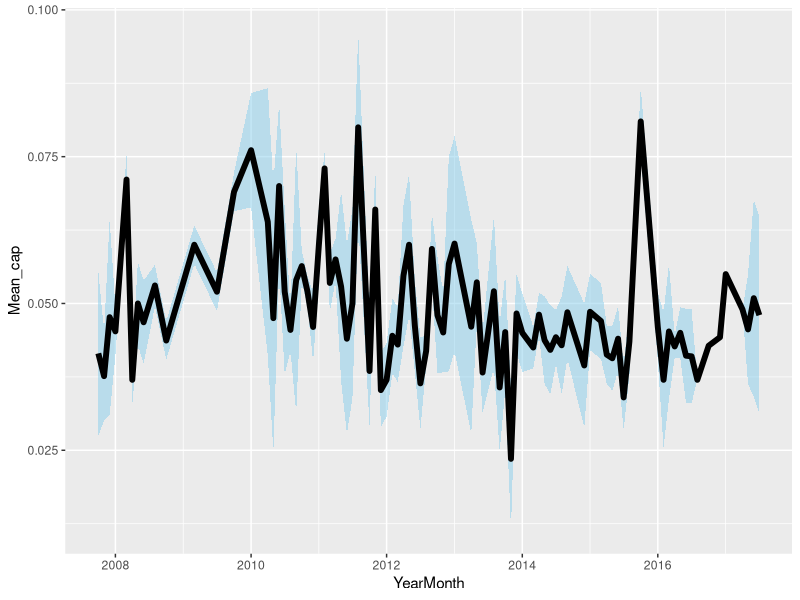
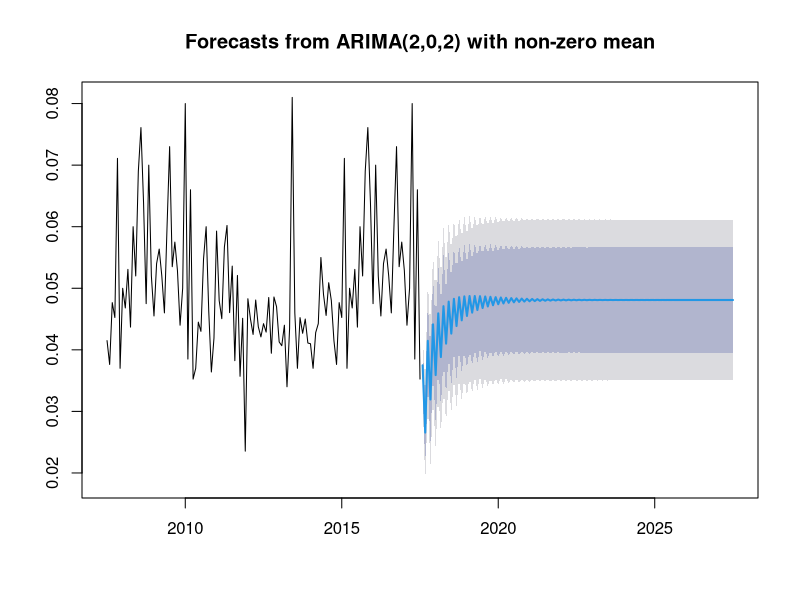
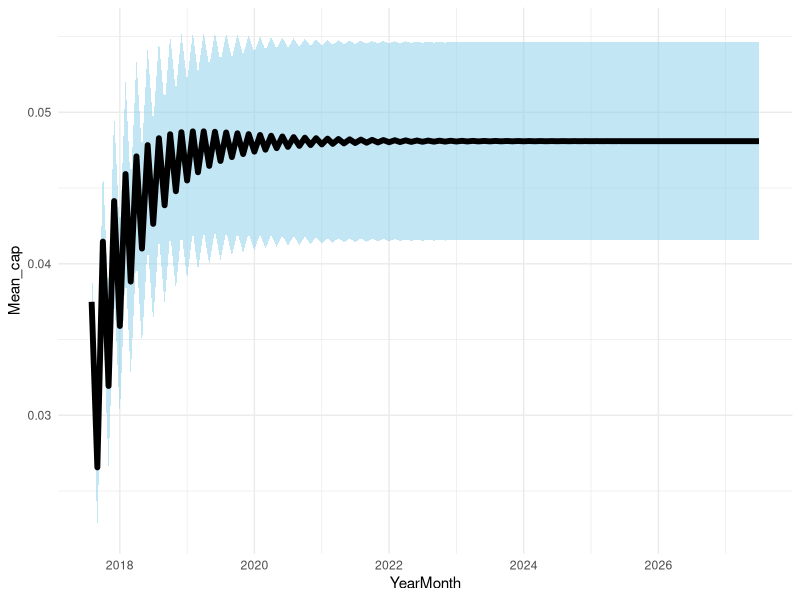
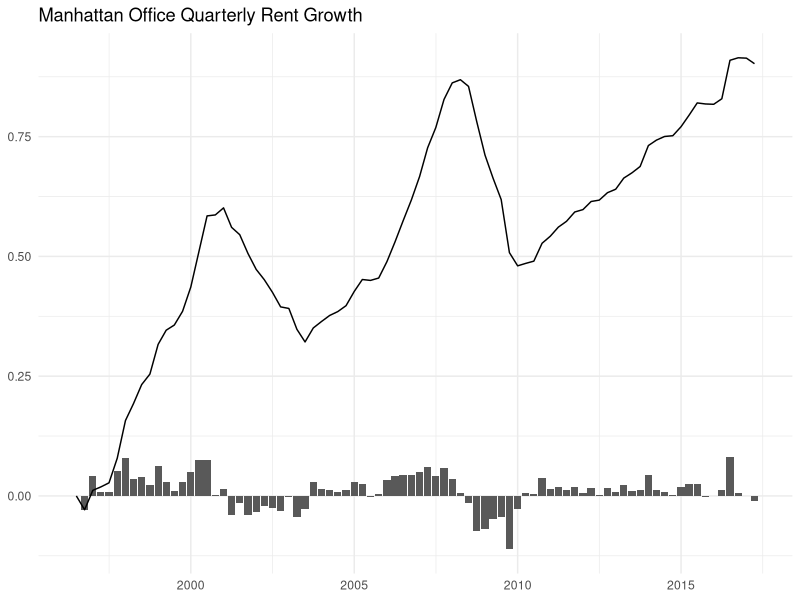
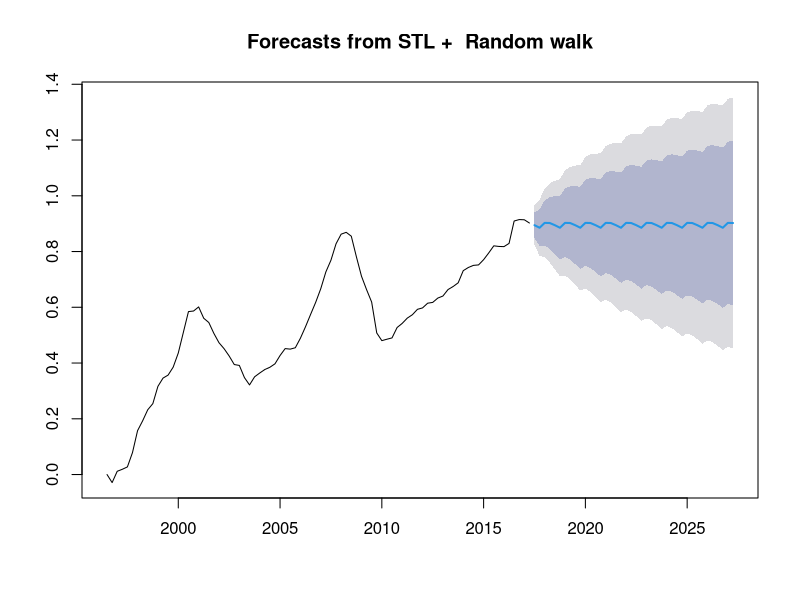
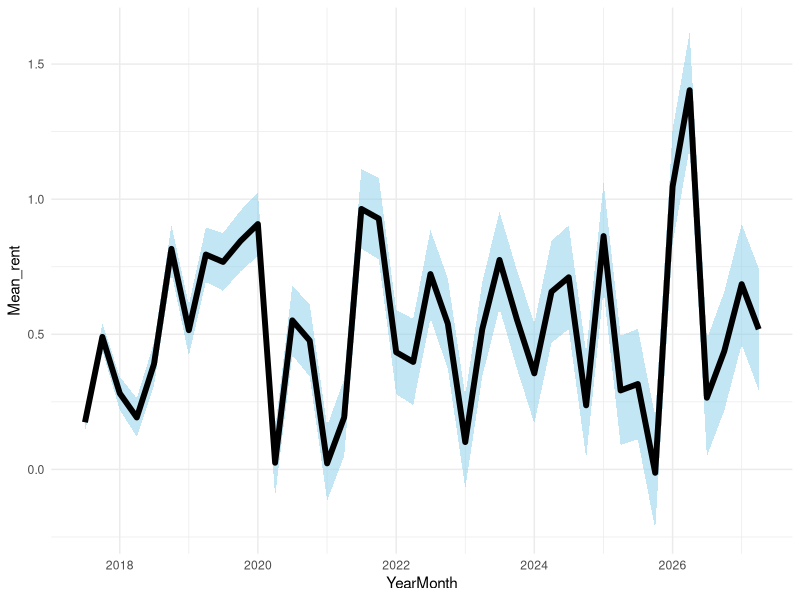
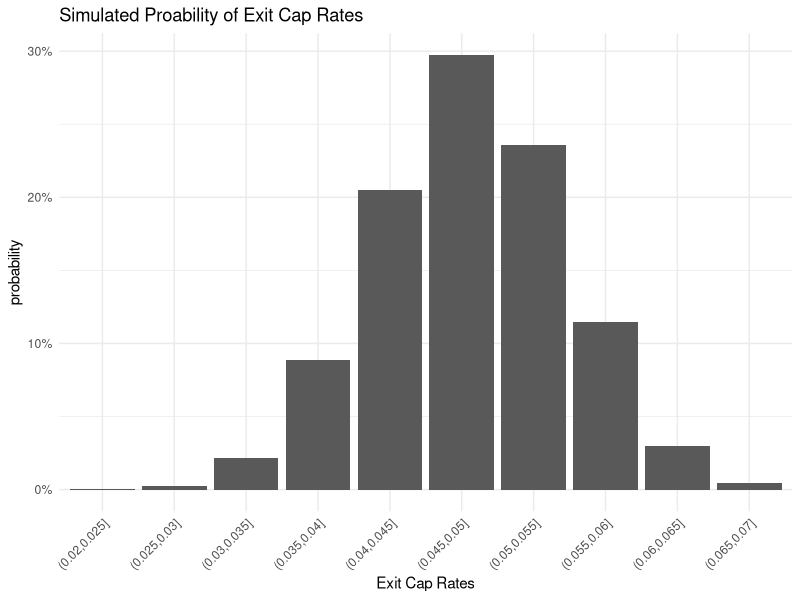
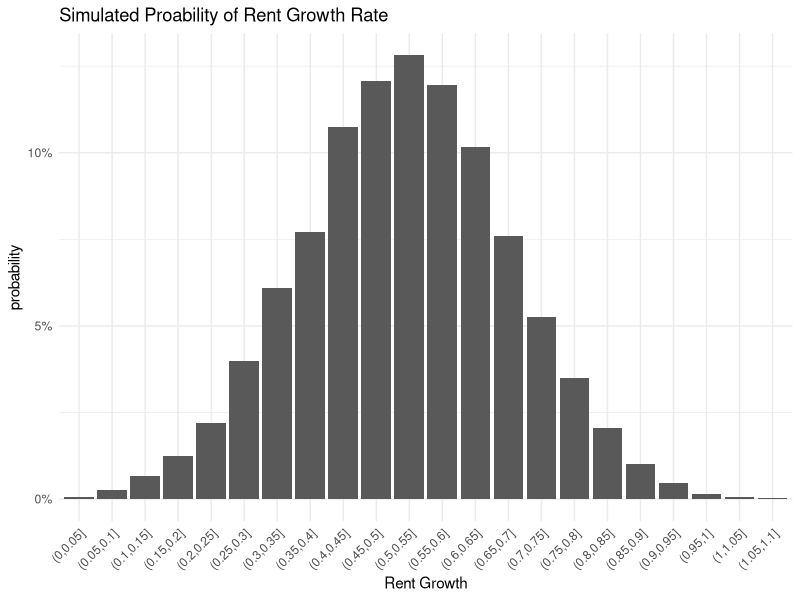

Write the R code that produced these figures, in order.
## ---- chunk 1
rm(list=ls())
knitr::opts_chunk$set(
	echo = TRUE,
	message = FALSE,
	warning = FALSE
)

library(tidyverse)
library(stringr)
library(forecast)
library(zoo)


set.seed(608)
## ---- chunk 2
# a fictitious purchase price
purchase_price <- 31500000

# years to hold the property
year_hold <- 10

# current year NOI
current_NOI <- 3500000

# input the number simulations to run
n_sims <- 10000

## ---- chunk 3
# Exit Cap data from RCA
RCA_trxns <- read_csv("data/RCA_manhat_office_trxs.csv")

RCA_trxns <- RCA_trxns %>% mutate(Date = as.Date(Date, format = "%m/%d/%y"))

manhat_office_caps <- 
  RCA_trxns %>% select(`Cap Rate`, Date) %>% filter(!is.na(`Cap Rate`)) %>% 
  mutate(Year = lubridate::year(Date)
         , Month = lubridate::month(Date)
         , YearMonth = as.Date(paste(Year,Month,"01",sep="-"), format = "%Y-%m-%d"))

head(manhat_office_caps)

## ---- chunk 4
cap_rate_means <- 
  manhat_office_caps %>% 
  group_by(YearMonth) %>% 
  summarise(Mean_cap = mean(`Cap Rate`, na.rm = T)
           , SD_cap = sd(`Cap Rate`, na.rm = T)
           , count = n()
           ) %>% 
  mutate(SD_cap = zoo::na.locf(SD_cap, na.rm = T))

# visualize exit cap rates and standard deviations over time (Office, Manhattan)
cap_rate_means %>% 
  mutate(upper_sd = Mean_cap+SD_cap, lower_sd = Mean_cap - SD_cap) %>% 
  ggplot()+
  aes(x = YearMonth, y = Mean_cap)+
  geom_ribbon(aes(ymin = lower_sd, ymax = upper_sd), alpha = 0.5, fill = "skyblue")+
  geom_line(size = 2, color = "black")
## ---- chunk 5
# forecasting exit cap rates 10 years
cap_rate_means_ts <- ts(cap_rate_means$Mean_cap, start = c(2007,7), end = c(2017,7), frequency = 12)
mod <- cap_rate_means_ts %>% smooth() %>% auto.arima()
cap_for <- forecast(cap_rate_means_ts, model = mod, h = 12*year_hold)
plot(cap_for)
## ---- chunk 6
# extract the point forecasts into a dataframe
# 95% CI is 2 standard deviations, so, 95% CI/2  = one SD
date_seq <- seq.Date(from = as.Date("08-2017-01", format = "%m-%Y-%d")
                     , to = as.Date("07-2027-01", format = "%m-%Y-%d")
                     , by= "month")

cap_forc_data <- 
  tibble("YearMonth" = date_seq
         , "Mean_cap" = as.numeric(cap_for$mean)
         , "SD_cap" = as.numeric(cap_for$upper[,2]-as.numeric(cap_for$mean))/2
         ) %>% 
  mutate("Lower_bound" = Mean_cap - SD_cap, "Upper_bound" = Mean_cap + SD_cap) 

# visualize the forecasts + SD
cap_forc_data %>% 
  ggplot()+
  aes(x = YearMonth, y = Mean_cap, ymin = Lower_bound, ymax = Upper_bound)+
  geom_ribbon(alpha = 0.5, fill = "skyblue")+
  geom_line(size = 2, color = "black")+
  theme_minimal()

## ---- chunk 7
# Office rent data from CoStar
costar_manhat_office <- read_csv("data/Costar_office_manhat_stats.csv")

office_rents <- 
  costar_manhat_office %>% 
  filter(Quarter!="QTD") %>% 
  mutate(Year = str_replace(Quarter," Q[0-9]","")
         , Quart = str_extract(Quarter,"Q[0-9]")
         , YearQuarter = lubridate::yq(paste(Year,Quart))
         ) %>% 
  select(YearQuarter,`Office Gross Rent Overall`) %>% 
  arrange(YearQuarter) %>% 
  mutate(QoQ = (`Office Gross Rent Overall`-lag(`Office Gross Rent Overall`,1))/lag(`Office Gross Rent Overall`,1)) %>% 
  mutate(QoQ = if_else(is.na(QoQ),0,QoQ)) %>% 
  mutate(Cumlative_RG = cumsum(QoQ))

head(office_rents)

## ---- chunk 8
office_rents %>% 
  ggplot()+
  aes(x = YearQuarter, y = QoQ)+
  geom_col()+
  geom_line(aes(y = Cumlative_RG))+
  theme_minimal()+
  labs(title = "Manhattan Office Quarterly Rent Growth"
       , y = NULL
       , x = NULL)
## ---- chunk 9

rent_growth_means_ts <- ts(office_rents$Cumlative_RG, start = c(1996,3), end = c(2017,2), frequency = 4)

fit <- stl(rent_growth_means_ts, s.window="periodic", t.window = 4, l.window = 10)
fcast <- forecast(fit, method="naive", h = 4*year_hold)
plot(fcast)
## ---- chunk 10
# extract the point forecasts into a dataframe
# 95% CI is 2 standard deviations, so, 95% CI/2  = one SD
date_seq2 <- seq.Date(from = as.Date("07-2017-01", format = "%m-%Y-%d"), to = as.Date("04-2027-01", format = "%m-%Y-%d"), by= "quarter")
rent_forc_data <- 
  tibble("YearMonth" = date_seq2
         , "Mean_rent" = as.numeric(fcast$mean)
         , "SD_rent" = (fcast$upper[,2]-fcast$mean)/2
         ) %>% 
  mutate("Lower_bound" = Mean_rent - SD_rent, "Upper_bound" = Mean_rent + SD_rent) 


# adjust rent growth data so that it is growth relative to today
set.seed(2017)
rent_forc_data <- 
  rent_forc_data %>% 
  mutate(rent_adj = (row_number()*0.5)*rnorm(n = nrow(rent_forc_data), mean = 0.5, sd = 0.2)) %>% 
  mutate(rent_adj = rnorm(n = nrow(rent_forc_data), mean = 0.5, sd = 0.3)) %>% 
  mutate(Mean_rent = Mean_rent + rent_adj, SD_rent = SD_rent + rent_adj, Lower_bound = Lower_bound + rent_adj, Upper_bound = Upper_bound + rent_adj) %>% 
  mutate_at(vars(Mean_rent:Upper_bound), .funs = function(x) x - (office_rents$Cumlative_RG[which(office_rents$YearQuarter==max(office_rents$YearQuarter))])) 

# visualize the forecasts + SD
rent_forc_data %>% 
  ggplot()+
  aes(x = YearMonth, y = Mean_rent, ymin = Lower_bound, ymax = Upper_bound)+
  geom_ribbon(alpha = 0.5, fill = "skyblue")+
  geom_line(size = 2, color = "black")+
  theme_minimal()

## ---- chunk 11

# isolate the exit year:
exit_year_data_cap <- cap_forc_data %>% filter(row_number()==year_hold*12) #monthly
exit_year_data_rents <- rent_forc_data %>% filter(row_number()==year_hold*4) #quarterly

## ---- chunk 12

exit_caps_sim <- abs(rnorm(n = n_sims, mean = exit_year_data_cap$Mean_cap, sd = exit_year_data_cap$SD_cap))

exit_caps_sim %>% 
  as_data_frame() %>% 
  mutate(buckets = cut(value,breaks = seq(0,max(.),by=0.005))) %>% 
  group_by(buckets) %>% 
  summarise(count = n()) %>% 
  filter(!is.na(buckets)) %>% 
  mutate(probability = count/sum(count)) %>% 
  ggplot()+
  aes(x = buckets, y = probability)+
  geom_col()+
  theme_minimal()+
  theme(axis.text.x = element_text(angle = 45, hjust = 1))+
  scale_y_continuous(labels = scales::percent)+
  labs(title = "Simulated Proability of Exit Cap Rates"
       , x = "Exit Cap Rates")
## ---- chunk 13
exit_year_rents_sim <- rnorm(n = n_sims, mean = exit_year_data_rents$Mean_rent, sd = abs(exit_year_data_rents$SD_rent))
## ---- chunk 14

exit_year_rents_sim %>% 
  as_data_frame() %>% 
  filter(is.finite(value)) %>% 
  mutate(buckets = cut(value
                       ,breaks = seq(from = 0, to = range(exit_year_rents_sim)[2],by=0.05)
                       )
         ) %>% 
  group_by(buckets) %>% 
  summarise(count = n()) %>% 
  filter(!is.na(buckets)) %>% 
  mutate(probability = count/sum(count)) %>% 
  ggplot()+
  aes(x = buckets, y = probability)+
  geom_col()+
  theme_minimal()+
  theme(axis.text.x = element_text(angle = 45, hjust = 1))+
  scale_y_continuous(labels = scales::percent)+
  labs(title = "Simulated Proability of Rent Growth Rate"
       , x = "Rent Growth")
  
  
## ---- chunk 15
exit_year_noi_sim <- (exit_year_rents_sim*current_NOI)+current_NOI

exit_year_noi_sim  %>% 
  as_data_frame() %>% 
  mutate(buckets = cut(value,breaks = seq(0,max(.),by=250000)
                       )
         ) %>% 
    group_by(buckets) %>% 
    summarise(count = n()) %>% 
    filter(!is.na(buckets)) %>% 
    mutate(probability = count/sum(count)) %>% 
    ggplot()+
    aes(x = buckets, y = probability)+
    geom_col()+
    theme_minimal()+
    theme(axis.text.x = element_text(angle = 45, hjust = 1))+
    scale_y_continuous(labels = scales::percent)+
    labs(title = "Simulated Proability of Exit Year NOI"
         , x = "NOI ($ Millions)")
## ---- chunk 16
sale_price_sim <- exit_year_noi_sim/exit_caps_sim

summary(sale_price_sim)

sale_price_sim %>% 
 as_data_frame() %>% 
  mutate(buckets = cut(value, breaks = seq(0,max(.),by=10000000))) %>% 
    group_by(buckets) %>% 
    summarise(count = n()) %>% 
    filter(!is.na(buckets)) %>% 
    mutate(probability = count/sum(count)) %>% 
    ggplot()+
    aes(x = buckets, y = probability)+
    geom_col()+
    theme_minimal()+
    theme(axis.text.x = element_text(angle = 45, hjust = 1))+
    scale_y_continuous(labels = scales::percent)+
    labs(title = "Simulated Proability of Exit Year Sales Price"
         , x = "Exit Sale Price")

## ---- chunk 17

ROI <- round((sale_price_sim - purchase_price)/purchase_price,2)

ROI %>% 
  as_data_frame() %>% 
  mutate(buckets = round(value,1)) %>% 
  group_by(buckets) %>% 
  summarise(count = n()) %>% 
  filter(!is.na(buckets)) %>% 
  mutate(probability = count/sum(count)) %>% 
  ggplot()+
  aes(x = buckets, y = probability)+
  geom_col()+
  theme_minimal()+
  scale_x_continuous(breaks = seq(0,6,by=1), labels = scales::percent)+
  scale_y_continuous(labels = scales::percent)+
  labs(title = "Simulated Proability of Exit Year ROI"
       , x = "10 Year ROI")

